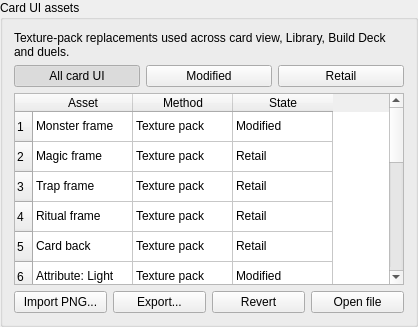
          <widget class="QGroupBox" name="assetListGroup">
           <property name="title">
            <string>Card UI assets</string>
           </property>
           <layout class="QVBoxLayout" name="assetListLayout">
            <item>
             <widget class="QLabel" name="assetListIntro">
              <property name="text">
               <string>Texture-pack replacements used across card view, Library, Build Deck and duels.</string>
              </property>
              <property name="wordWrap">
               <bool>true</bool>
              </property>
             </widget>
            </item>
            <item>
             <layout class="QHBoxLayout" name="assetFiltersLayout">
              <item>
               <widget class="QPushButton" name="allAssetsFilterButton">
                <property name="text">
                 <string>All card UI</string>
                </property>
                <property name="checkable">
                 <bool>true</bool>
                </property>
                <property name="checked">
                 <bool>true</bool>
                </property>
               </widget>
              </item>
              <item>
               <widget class="QPushButton" name="modifiedAssetsFilterButton">
                <property name="text">
                 <string>Modified</string>
                </property>
                <property name="checkable">
                 <bool>true</bool>
                </property>
               </widget>
              </item>
              <item>
               <widget class="QPushButton" name="retailAssetsFilterButton">
                <property name="text">
                 <string>Retail</string>
                </property>
                <property name="checkable">
                 <bool>true</bool>
                </property>
               </widget>
              </item>
             </layout>
            </item>
            <item>
             <widget class="QTableWidget" name="assetTable">
              <property name="minimumSize">
               <size>
                <width>390</width>
                <height>0</height>
               </size>
              </property>
              <property name="rowCount">
               <number>15</number>
              </property>
              <property name="columnCount">
               <number>3</number>
              </property>
              <row />
              <row />
              <row />
              <row />
              <row />
              <row />
              <row />
              <row />
              <row />
              <row />
              <row />
              <row />
              <row />
              <row />
              <row />
              <column>
               <property name="text">
                <string>Asset</string>
               </property>
              </column>
              <column>
               <property name="text">
                <string>Method</string>
               </property>
              </column>
              <column>
               <property name="text">
                <string>State</string>
               </property>
              </column>
              <item row="0" column="0">
               <property name="text">
                <string>Monster frame</string>
               </property>
              </item>
              <item row="0" column="1">
               <property name="text">
                <string>Texture pack</string>
               </property>
              </item>
              <item row="0" column="2">
               <property name="text">
                <string>Modified</string>
               </property>
              </item>
              <item row="1" column="0">
               <property name="text">
                <string>Magic frame</string>
               </property>
              </item>
              <item row="1" column="1">
               <property name="text">
                <string>Texture pack</string>
               </property>
              </item>
              <item row="1" column="2">
               <property name="text">
                <string>Retail</string>
               </property>
              </item>
              <item row="2" column="0">
               <property name="text">
                <string>Trap frame</string>
               </property>
              </item>
              <item row="2" column="1">
               <property name="text">
                <string>Texture pack</string>
               </property>
              </item>
              <item row="2" column="2">
               <property name="text">
                <string>Retail</string>
               </property>
              </item>
              <item row="3" column="0">
               <property name="text">
                <string>Ritual frame</string>
               </property>
              </item>
              <item row="3" column="1">
               <property name="text">
                <string>Texture pack</string>
               </property>
              </item>
              <item row="3" column="2">
               <property name="text">
                <string>Retail</string>
               </property>
              </item>
              <item row="4" column="0">
               <property name="text">
                <string>Card back</string>
               </property>
              </item>
              <item row="4" column="1">
               <property name="text">
                <string>Texture pack</string>
               </property>
              </item>
              <item row="4" column="2">
               <property name="text">
                <string>Retail</string>
               </property>
              </item>
              <item row="5" column="0">
               <property name="text">
                <string>Attribute: Light</string>
               </property>
              </item>
              <item row="5" column="1">
               <property name="text">
                <string>Texture pack</string>
               </property>
              </item>
              <item row="5" column="2">
               <property name="text">
                <string>Modified</string>
               </property>
              </item>
              <item row="6" column="0">
               <property name="text">
                <string>Attribute: Dark</string>
               </property>
              </item>
              <item row="6" column="1">
               <property name="text">
                <string>Texture pack</string>
               </property>
              </item>
              <item row="6" column="2">
               <property name="text">
                <string>Retail</string>
               </property>
              </item>
              <item row="7" column="0">
               <property name="text">
                <string>Attribute: Earth</string>
               </property>
              </item>
              <item row="7" column="1">
               <property name="text">
                <string>Texture pack</string>
               </property>
              </item>
              <item row="7" column="2">
               <property name="text">
                <string>Retail</string>
               </property>
              </item>
              <item row="8" column="0">
               <property name="text">
                <string>Attribute: Water</string>
               </property>
              </item>
              <item row="8" column="1">
               <property name="text">
                <string>Texture pack</string>
               </property>
              </item>
              <item row="8" column="2">
               <property name="text">
                <string>Retail</string>
               </property>
              </item>
              <item row="9" column="0">
               <property name="text">
                <string>Attribute: Fire</string>
               </property>
              </item>
              <item row="9" column="1">
               <property name="text">
                <string>Texture pack</string>
               </property>
              </item>
              <item row="9" column="2">
               <property name="text">
                <string>Retail</string>
               </property>
              </item>
              <item row="10" column="0">
               <property name="text">
                <string>Attribute: Wind</string>
               </property>
              </item>
              <item row="10" column="1">
               <property name="text">
                <string>Texture pack</string>
               </property>
              </item>
              <item row="10" column="2">
               <property name="text">
                <string>Retail</string>
               </property>
              </item>
              <item row="11" column="0">
               <property name="text">
                <string>Level star</string>
               </property>
              </item>
              <item row="11" column="1">
               <property name="text">
                <string>Texture pack</string>
               </property>
              </item>
              <item row="11" column="2">
               <property name="text">
                <string>Modified</string>
               </property>
              </item>
              <item row="12" column="0">
               <property name="text">
                <string>Monster type icons</string>
               </property>
              </item>
              <item row="12" column="1">
               <property name="text">
                <string>Screen sheet</string>
               </property>
              </item>
              <item row="12" column="2">
               <property name="text">
                <string>Retail</string>
               </property>
              </item>
              <item row="13" column="0">
               <property name="text">
                <string>ATK / DEF digits</string>
               </property>
              </item>
              <item row="13" column="1">
               <property name="text">
                <string>Texture pack</string>
               </property>
              </item>
              <item row="13" column="2">
               <property name="text">
                <string>Retail</string>
               </property>
              </item>
              <item row="14" column="0">
               <property name="text">
                <string>Card labels</string>
               </property>
              </item>
              <item row="14" column="1">
               <property name="text">
                <string>Texture pack</string>
               </property>
              </item>
              <item row="14" column="2">
               <property name="text">
                <string>Retail</string>
               </property>
              </item>
             </widget>
            </item>
            <item>
             <layout class="QHBoxLayout" name="assetListActionsLayout">
              <item>
               <widget class="QPushButton" name="importAssetButton">
                <property name="text">
                 <string>Import PNG...</string>
                </property>
               </widget>
              </item>
              <item>
               <widget class="QPushButton" name="exportAssetButton">
                <property name="text">
                 <string>Export...</string>
                </property>
               </widget>
              </item>
              <item>
               <widget class="QPushButton" name="revertAssetButton">
                <property name="text">
                 <string>Revert</string>
                </property>
               </widget>
              </item>
              <item>
               <widget class="QPushButton" name="openAssetFileButton">
                <property name="text">
                 <string>Open file</string>
                </property>
               </widget>
              </item>
             </layout>
            </item>
           </layout>
          </widget>
